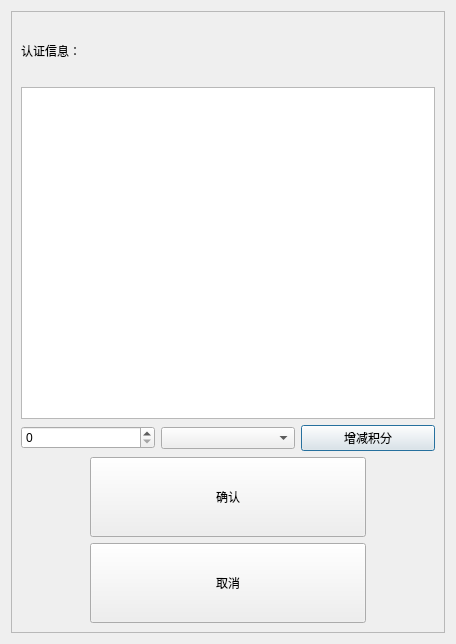
<?xml version="1.0" encoding="UTF-8"?>
<ui version="4.0">
 <class>PLATFORM_MANAGER_UI</class>
 <widget class="QDialog" name="PLATFORM_MANAGER_UI">
  <property name="geometry">
   <rect>
    <x>0</x>
    <y>0</y>
    <width>456</width>
    <height>644</height>
   </rect>
  </property>
  <property name="windowTitle">
   <string>Dialog</string>
  </property>
  <layout class="QVBoxLayout" name="verticalLayout_3">
   <item>
    <widget class="QFrame" name="frame">
     <property name="styleSheet">
      <string notr="true">#frame{
	border-image: url(:/new/prefix1/m_icon/58a6bf16282d2.png);}</string>
     </property>
     <property name="frameShape">
      <enum>QFrame::StyledPanel</enum>
     </property>
     <property name="frameShadow">
      <enum>QFrame::Raised</enum>
     </property>
     <layout class="QVBoxLayout" name="verticalLayout_2">
      <item>
       <widget class="QLabel" name="label">
        <property name="minimumSize">
         <size>
          <width>0</width>
          <height>60</height>
         </size>
        </property>
        <property name="text">
         <string>认证信息：</string>
        </property>
       </widget>
      </item>
      <item>
       <widget class="QTableWidget" name="tableWidget"/>
      </item>
      <item>
       <layout class="QHBoxLayout" name="horizontalLayout_2">
        <item>
         <layout class="QVBoxLayout" name="verticalLayout">
          <item>
           <layout class="QHBoxLayout" name="horizontalLayout">
            <item>
             <widget class="QSpinBox" name="spinBox"/>
            </item>
            <item>
             <widget class="QComboBox" name="comboBox"/>
            </item>
            <item>
             <widget class="QPushButton" name="btnChoose">
              <property name="cursor">
               <cursorShape>PointingHandCursor</cursorShape>
              </property>
              <property name="text">
               <string>增减积分</string>
              </property>
             </widget>
            </item>
           </layout>
          </item>
         </layout>
        </item>
       </layout>
      </item>
      <item>
       <layout class="QHBoxLayout" name="horizontalLayout_3" stretch="1,4,1">
        <item>
         <spacer name="horizontalSpacer">
          <property name="orientation">
           <enum>Qt::Horizontal</enum>
          </property>
          <property name="sizeHint" stdset="0">
           <size>
            <width>40</width>
            <height>20</height>
           </size>
          </property>
         </spacer>
        </item>
        <item>
         <widget class="QPushButton" name="btnOK">
          <property name="minimumSize">
           <size>
            <width>0</width>
            <height>80</height>
           </size>
          </property>
          <property name="cursor">
           <cursorShape>PointingHandCursor</cursorShape>
          </property>
          <property name="text">
           <string>确认</string>
          </property>
         </widget>
        </item>
        <item>
         <spacer name="horizontalSpacer_2">
          <property name="orientation">
           <enum>Qt::Horizontal</enum>
          </property>
          <property name="sizeHint" stdset="0">
           <size>
            <width>40</width>
            <height>20</height>
           </size>
          </property>
         </spacer>
        </item>
       </layout>
      </item>
      <item>
       <layout class="QHBoxLayout" name="horizontalLayout_4" stretch="1,4,1">
        <item>
         <spacer name="horizontalSpacer_3">
          <property name="orientation">
           <enum>Qt::Horizontal</enum>
          </property>
          <property name="sizeHint" stdset="0">
           <size>
            <width>40</width>
            <height>20</height>
           </size>
          </property>
         </spacer>
        </item>
        <item>
         <widget class="QPushButton" name="btnCancel">
          <property name="minimumSize">
           <size>
            <width>0</width>
            <height>80</height>
           </size>
          </property>
          <property name="cursor">
           <cursorShape>PointingHandCursor</cursorShape>
          </property>
          <property name="text">
           <string>取消</string>
          </property>
         </widget>
        </item>
        <item>
         <spacer name="horizontalSpacer_4">
          <property name="orientation">
           <enum>Qt::Horizontal</enum>
          </property>
          <property name="sizeHint" stdset="0">
           <size>
            <width>40</width>
            <height>20</height>
           </size>
          </property>
         </spacer>
        </item>
       </layout>
      </item>
     </layout>
    </widget>
   </item>
  </layout>
 </widget>
 <resources/>
 <connections/>
</ui>
